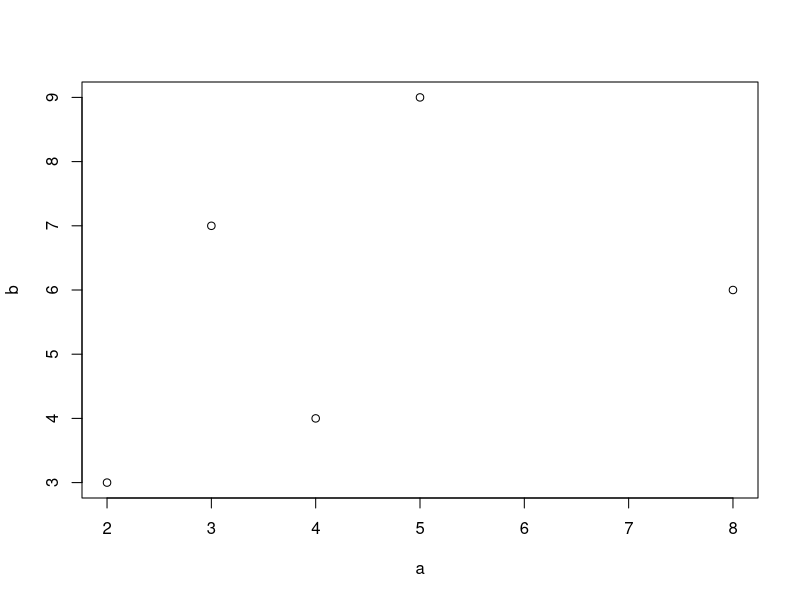
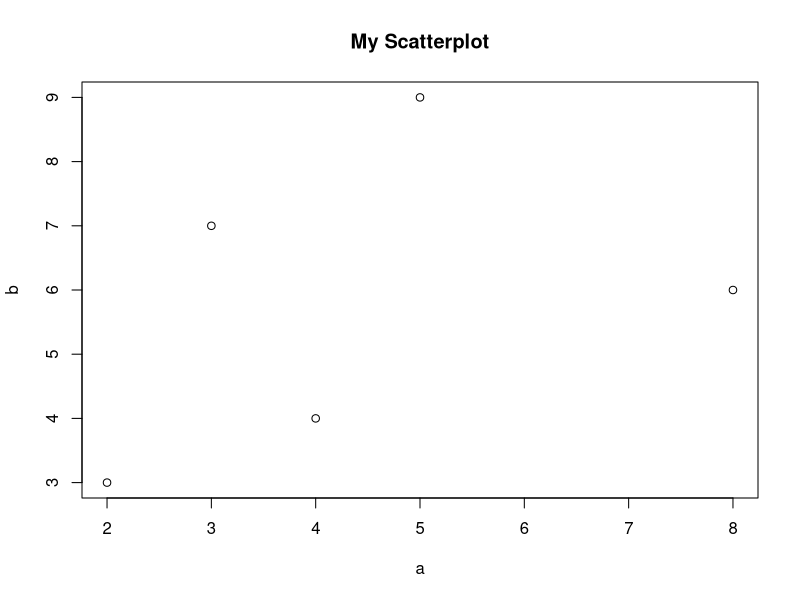
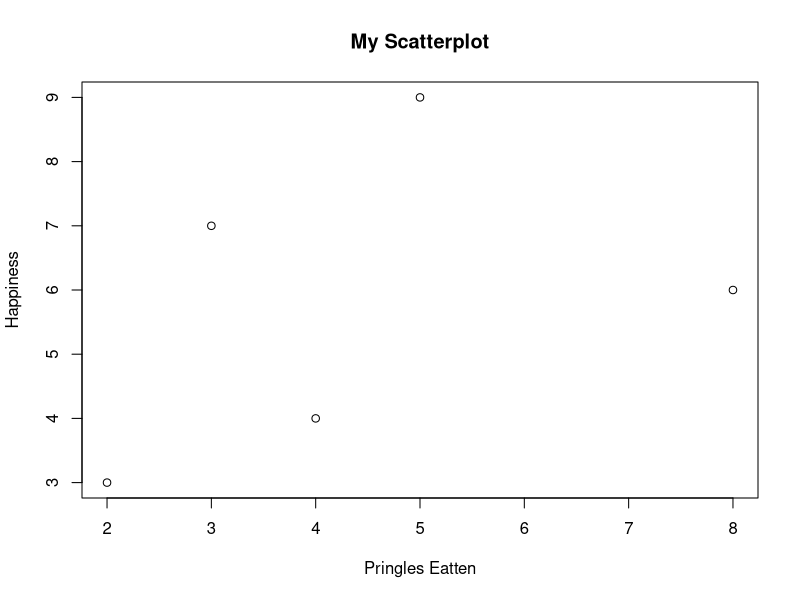
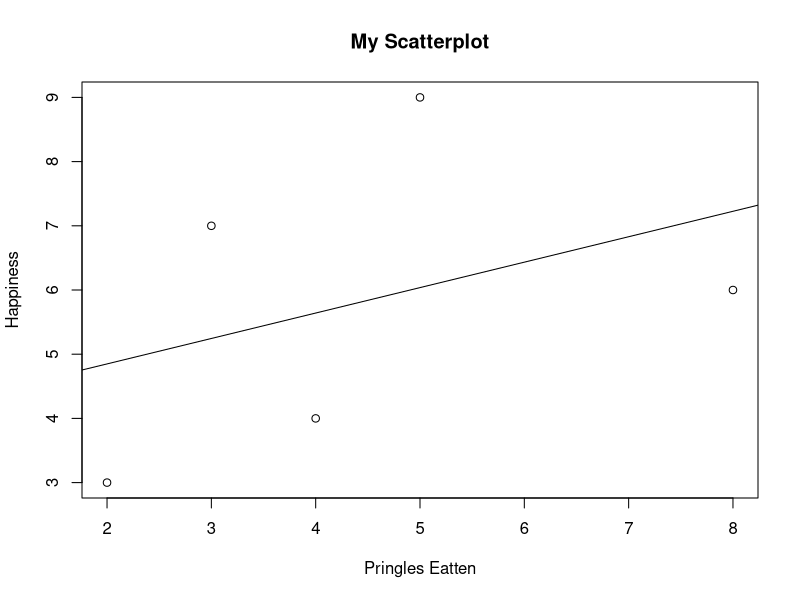

Reproduce these figures in R, in order.
a <- c(2,4,3,8,5)
b <- c(3,4,7,6,9)
plot(a,b)
plot(a,b, main = "My Scatterplot")
plot(a,b,main = "My Scatterplot", xlab = "Pringles Eatten", ylab = "Happiness")
plot(a,b,main = "My Scatterplot", xlab = "Pringles Eatten", ylab = "Happiness")
abline(lm(b~a))